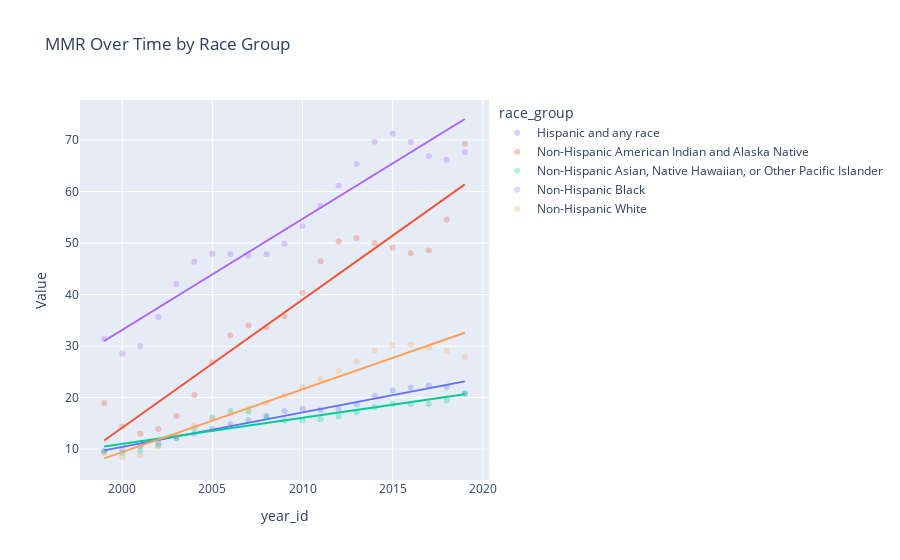

The notebook cell this image was saved under:
### Markdown cell above
*Plot*

### Code cell
import plotly.express as px
import pandas as pd

fig = px.scatter(
    df_first,
    x='year_id',
    y='val',
    color='race_group',
    trendline='ols',  
    opacity=0.3,
    labels={'val': 'Value'},
    title='MMR Over Time by Race Group',
    
)

fig.show()

### Figure 1 — Plotly figure (JSON) as saved in the notebook; plotly's stock layout.template omitted (floating-point values rounded to 4 significant figures)
{"data": [{"hovertemplate": "race_group=Hispanic and any race<br>year_id=%{x}<br>Value=%{y}<extra></extra>", "legendgroup": "Hispanic and any race", "marker": {"color": "#636efa", "opacity": 0.3, "symbol": "circle"}, "mode": "markers", "name": "Hispanic and any race", "orientation": "v", "showlegend": true, "type": "scatter", "x": [1999, 2000, 2001, 2002, 2003, 2004, 2005, 2006, 2007, 2008, 2009, 2010, 2011, 2012, 2013, 2014, 2015, 2016, 2017, 2018, 2019], "xaxis": "x", "y": [9.632, 9.99, 10.54, 11.24, 12.06, 12.95, 13.94, 14.8, 15.6, 16.48, 17.38, 17.84, 17.61, 17.76, 18.71, 20.3, 21.36, 21.96, 22.34, 22.07, 20.79], "yaxis": "y"}, {"hovertemplate": "<b>OLS trendline</b><br>val = 0.669747 * year_id + -1329.08<br>R<sup>2</sup>=0.967473<br><br>race_group=Hispanic and any race<br>year_id=%{x}<br>Value=%{y} <b>(trend)</b><extra></extra>", "legendgroup": "Hispanic and any race", "marker": {"color": "#636efa", "symbol": "circle"}, "mode": "lines", "name": "Hispanic and any race", "showlegend": false, "type": "scatter", "x": [1999, 2000, 2001, 2002, 2003, 2004, 2005, 2006, 2007, 2008, 2009, 2010, 2011, 2012, 2013, 2014, 2015, 2016, 2017, 2018, 2019], "xaxis": "x", "y": [9.749, 10.42, 11.09, 11.76, 12.43, 13.1, 13.77, 14.44, 15.11, 15.78, 16.45, 17.12, 17.79, 18.46, 19.13, 19.8, 20.47, 21.13, 21.8, 22.47, 23.14], "yaxis": "y"}, {"hovertemplate": "race_group=Non-Hispanic American Indian and Alaska Native<br>year_id=%{x}<br>Value=%{y}<extra></extra>", "legendgroup": "Non-Hispanic American Indian and Alaska Native", "marker": {"color": "#EF553B", "opacity": 0.3, "symbol": "circle"}, "mode": "markers", "name": "Non-Hispanic American Indian and Alaska Native", "orientation": "v", "showlegend": true, "type": "scatter", "x": [1999, 2000, 2001, 2002, 2003, 2004, 2005, 2006, 2007, 2008, 2009, 2010, 2011, 2012, 2013, 2014, 2015, 2016, 2017, 2018, 2019], "xaxis": "x", "y": [18.97, 14.38, 12.97, 13.88, 16.43, 20.5, 26.82, 32.12, 34.0, 33.64, 35.8, 40.32, 46.46, 50.29, 50.99, 49.98, 49.1, 48.02, 48.59, 54.59, 69.28], "yaxis": "y"}, {"hovertemplate": "<b>OLS trendline</b><br>val = 2.48709 * year_id + -4960.03<br>R<sup>2</sup>=0.918941<br><br>race_group=Non-Hispanic American Indian and Alaska Native<br>year_id=%{x}<br>Value=%{y} <b>(trend)</b><extra></extra>", "legendgroup": "Non-Hispanic American Indian and Alaska Native", "marker": {"color": "#EF553B", "symbol": "circle"}, "mode": "lines", "name": "Non-Hispanic American Indian and Alaska Native", "showlegend": false, "type": "scatter", "x": [1999, 2000, 2001, 2002, 2003, 2004, 2005, 2006, 2007, 2008, 2009, 2010, 2011, 2012, 2013, 2014, 2015, 2016, 2017, 2018, 2019], "xaxis": "x", "y": [11.66, 14.15, 16.63, 19.12, 21.61, 24.09, 26.58, 29.07, 31.56, 34.04, 36.53, 39.02, 41.5, 43.99, 46.48, 48.97, 51.45, 53.94, 56.43, 58.91, 61.4], "yaxis": "y"}, {"hovertemplate": "race_group=Non-Hispanic Asian, Native Hawaiian, or Other Pacific Islander<br>year_id=%{x}<br>Value=%{y}<extra></extra>", "legendgroup": "Non-Hispanic Asian, Native Hawaiian, or Other Pacific Islander", "marker": {"color": "#00cc96", "opacity": 0.3, "symbol": "circle"}, "mode": "markers", "name": "Non-Hispanic Asian, Native Hawaiian, or Other Pacific Islander", "orientation": "v", "showlegend": true, "type": "scatter", "x": [1999, 2000, 2001, 2002, 2003, 2004, 2005, 2006, 2007, 2008, 2009, 2010, 2011, 2012, 2013, 2014, 2015, 2016, 2017, 2018, 2019], "xaxis": "x", "y": [9.589, 9.187, 9.66, 10.69, 12.22, 14.06, 16.13, 17.38, 17.28, 16.17, 15.57, 15.52, 15.81, 16.32, 17.13, 18.18, 18.73, 18.73, 18.73, 19.46, 20.81], "yaxis": "y"}, {"hovertemplate": "<b>OLS trendline</b><br>val = 0.506998 * year_id + -1002.97<br>R<sup>2</sup>=0.831553<br><br>race_group=Non-Hispanic Asian, Native Hawaiian, or Other Pacific Islander<br>year_id=%{x}<br>Value=%{y} <b>(trend)</b><extra></extra>", "legendgroup": "Non-Hispanic Asian, Native Hawaiian, or Other Pacific Islander", "marker": {"color": "#00cc96", "symbol": "circle"}, "mode": "lines", "name": "Non-Hispanic Asian, Native Hawaiian, or Other Pacific Islander", "showlegend": false, "type": "scatter", "x": [1999, 2000, 2001, 2002, 2003, 2004, 2005, 2006, 2007, 2008, 2009, 2010, 2011, 2012, 2013, 2014, 2015, 2016, 2017, 2018, 2019], "xaxis": "x", "y": [10.52, 11.03, 11.53, 12.04, 12.55, 13.05, 13.56, 14.07, 14.57, 15.08, 15.59, 16.1, 16.6, 17.11, 17.62, 18.12, 18.63, 19.14, 19.64, 20.15, 20.66], "yaxis": "y"}, {"hovertemplate": "race_group=Non-Hispanic Black<br>year_id=%{x}<br>Value=%{y}<extra></extra>", "legendgroup": "Non-Hispanic Black", "marker": {"color": "#ab63fa", "opacity": 0.3, "symbol": "circle"}, "mode": "markers", "name": "Non-Hispanic Black", "orientation": "v", "showlegend": true, "type": "scatter", "x": [1999, 2000, 2001, 2002, 2003, 2004, 2005, 2006, 2007, 2008, 2009, 2010, 2011, 2012, 2013, 2014, 2015, 2016, 2017, 2018, 2019], "xaxis": "x", "y": [31.43, 28.49, 30.0, 35.66, 42.07, 46.37, 47.9, 47.84, 47.53, 47.83, 49.89, 53.31, 57.25, 61.11, 65.36, 69.65, 71.23, 69.64, 66.85, 66.16, 67.63], "yaxis": "y"}, {"hovertemplate": "<b>OLS trendline</b><br>val = 2.15519 * year_id + -4277.25<br>R<sup>2</sup>=0.922955<br><br>race_group=Non-Hispanic Black<br>year_id=%{x}<br>Value=%{y} <b>(trend)</b><extra></extra>", "legendgroup": "Non-Hispanic Black", "marker": {"color": "#ab63fa", "symbol": "circle"}, "mode": "lines", "name": "Non-Hispanic Black", "showlegend": false, "type": "scatter", "x": [1999, 2000, 2001, 2002, 2003, 2004, 2005, 2006, 2007, 2008, 2009, 2010, 2011, 2012, 2013, 2014, 2015, 2016, 2017, 2018, 2019], "xaxis": "x", "y": [30.98, 33.14, 35.29, 37.45, 39.6, 41.76, 43.91, 46.07, 48.22, 50.38, 52.53, 54.69, 56.84, 59.0, 61.15, 63.31, 65.46, 67.62, 69.77, 71.93, 74.08], "yaxis": "y"}, {"hovertemplate": "race_group=Non-Hispanic White<br>year_id=%{x}<br>Value=%{y}<extra></extra>", "legendgroup": "Non-Hispanic White", "marker": {"color": "#FFA15A", "opacity": 0.3, "symbol": "circle"}, "mode": "markers", "name": "Non-Hispanic White", "orientation": "v", "showlegend": true, "type": "scatter", "x": [1999, 2000, 2001, 2002, 2003, 2004, 2005, 2006, 2007, 2008, 2009, 2010, 2011, 2012, 2013, 2014, 2015, 2016, 2017, 2018, 2019], "xaxis": "x", "y": [9.206, 8.415, 8.817, 10.52, 12.7, 14.56, 15.88, 16.9, 17.88, 18.97, 20.41, 22.03, 23.57, 25.15, 27.04, 29.09, 30.2, 30.24, 29.67, 29.05, 27.86], "yaxis": "y"}, {"hovertemplate": "<b>OLS trendline</b><br>val = 1.21899 * year_id + -2428.56<br>R<sup>2</sup>=0.953932<br><br>race_group=Non-Hispanic White<br>year_id=%{x}<br>Value=%{y} <b>(trend)</b><extra></extra>", "legendgroup": "Non-Hispanic White", "marker": {"color": "#FFA15A", "symbol": "circle"}, "mode": "lines", "name": "Non-Hispanic White", "showlegend": false, "type": "scatter", "x": [1999, 2000, 2001, 2002, 2003, 2004, 2005, 2006, 2007, 2008, 2009, 2010, 2011, 2012, 2013, 2014, 2015, 2016, 2017, 2018, 2019], "xaxis": "x", "y": [8.2, 9.419, 10.64, 11.86, 13.08, 14.29, 15.51, 16.73, 17.95, 19.17, 20.39, 21.61, 22.83, 24.05, 25.27, 26.48, 27.7, 28.92, 30.14, 31.36, 32.58], "yaxis": "y"}], "layout": {"legend": {"title": {"text": "race_group"}, "tracegroupgap": 0}, "title": {"text": "MMR Over Time by Race Group"}, "xaxis": {"anchor": "y", "domain": [0, 1], "title": {"text": "year_id"}}, "yaxis": {"anchor": "x", "domain": [0, 1], "title": {"text": "Value"}}}}
